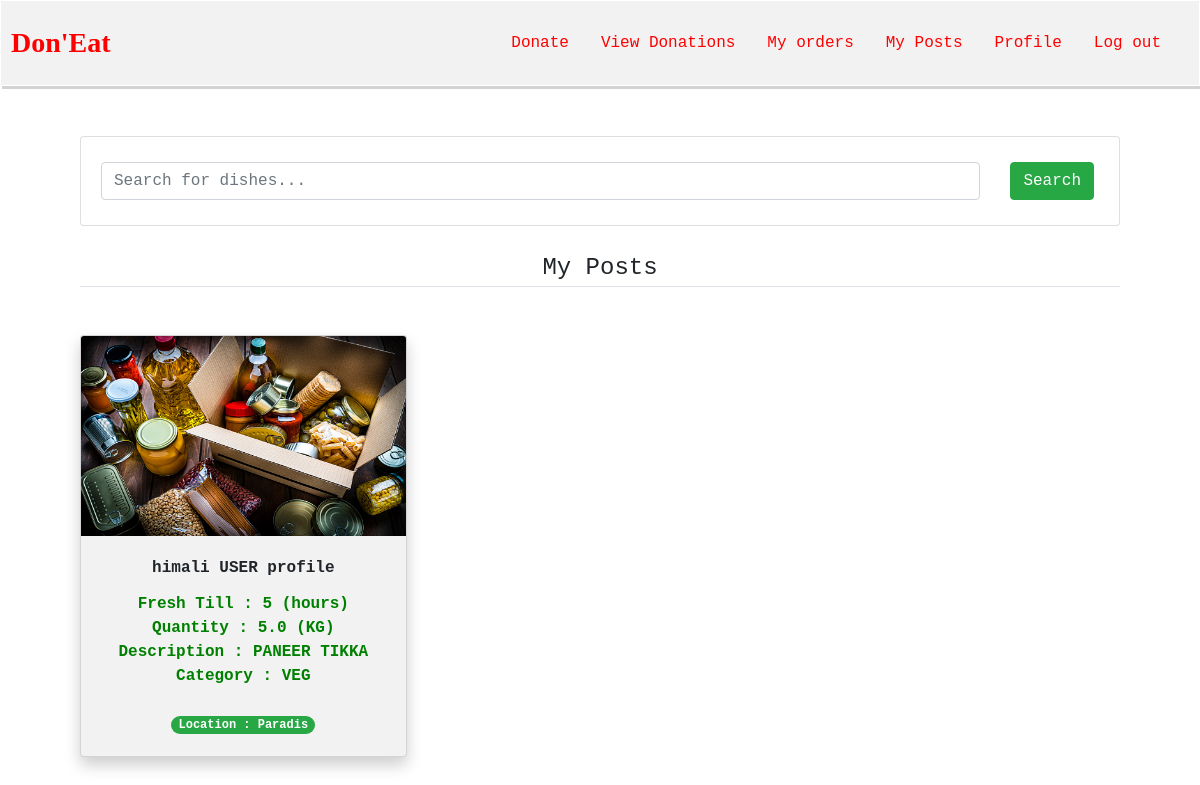
The app's page /myPosts/ (signed in), older data.
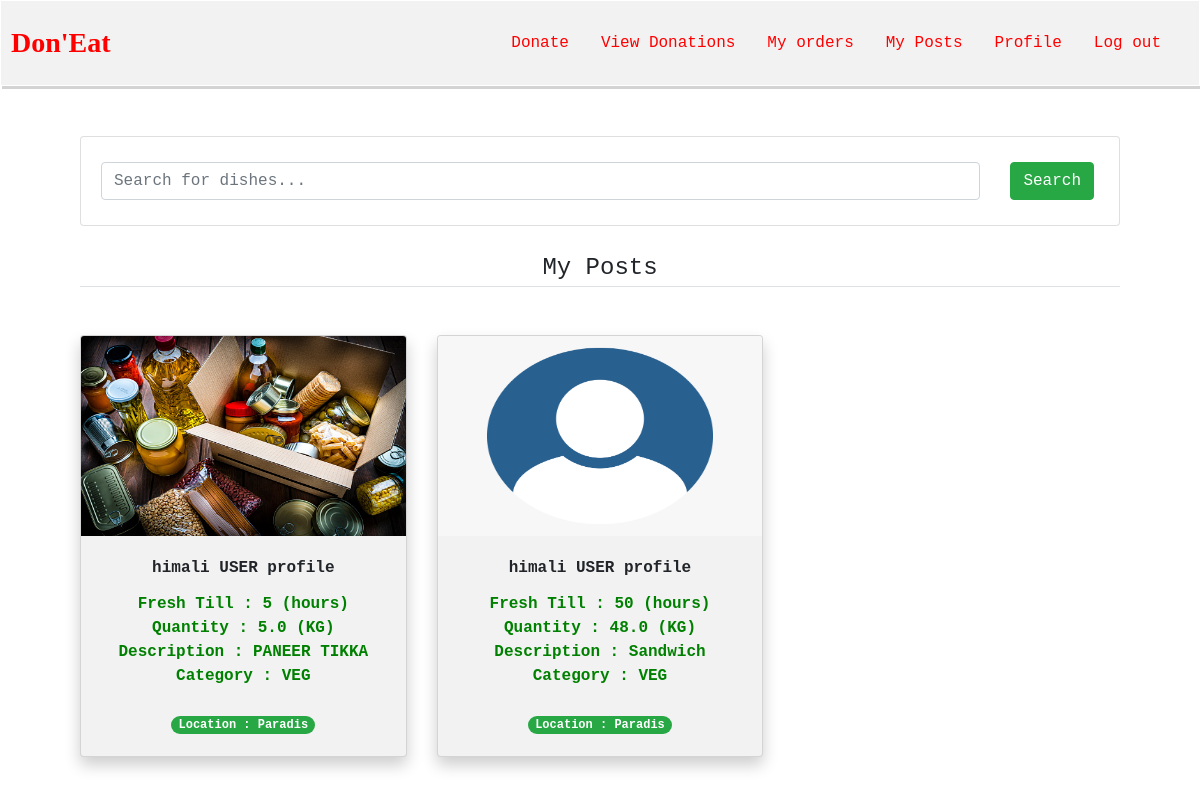
The same page, newer data.
### posts/models.py (models this page shows, shortened)
class Item(models.Model):
    posting_organization = models.ForeignKey(ProfileModel,on_delete=models.CASCADE,null=True,related_name = 'posting_organization')
    ordering_organization = models.ForeignKey(ProfileModel,on_delete=models.CASCADE,null=True,related_name = 'ordering_organization')
    isOrdered = models.BooleanField(default=False,null=True)
    isDelivered = models.BooleanField(default=False,null=True)
    isQualityOK = models.BooleanField(default=False,null=True)
    isQuantityOK = models.BooleanField(default=False,null=True)
    description = models.CharField(max_length=100)
    quantity = models.FloatField()
    category = models.CharField(choices=CATEGORY_CHOICES, default='VEG',null=True,max_length=100)
    image = models.ImageField(default='default.png',upload_to='profile_pics')
    freshTill = models.IntegerField(default=0)
    walletPublicAddress = models.CharField(max_length=50,null=True,default=0)
    deliveredBy = models.ForeignKey(ProfileModel,on_delete=models.CASCADE,null=True,related_name = 'deliveredBy')
    isChecked = models.BooleanField(default=False,null=True)

### users/models.py (models this page shows)
class ProfileModel(models.Model):
    user = models.OneToOneField(User,on_delete=models.CASCADE)
    category = models.CharField(choices=CATEGORY_CHOICES, default='USER',null=True,max_length=100)
    image = models.ImageField(default='default.png',upload_to='profile_pics')
    instituteName = models.CharField(max_length=100,null=True)
    instituteType = models.CharField(choices=ORG_CHOICES, default='Others',null=True,max_length=100)
    location = models.CharField(max_length=100,null=True)
    acceptanceRate = models.FloatField(null=True,default=0)
    walletPublicAddress = models.CharField(max_length=50,null=True,default=0)
    def __str__(self):
        return f'{self.user.username} {self.category} profile'

### posts/views.py (the view)
# urls.py: path('myPosts/', posts_views.myPosts, name='myPosts'),
@login_required
def myPosts(request):
    ob = ProfileModel.objects.get(user=request.user)
    role = ob.category
    item_objects = Item.objects.all()
    org = ProfileModel.objects.get(user=request.user)
    item_objects = item_objects.filter(posting_organization=org)
    '''#adding search functionality
    if item_name != '' and item_name is not None:
        item_objects = item_objects.filter(title__icontains=item_name)

    #adding pagination
    paginator = Paginator(item_objects,6)
    page = request.GET.get('page')
    item_objects = paginator.get_page(page)'''
    return render(request, 'posts/myPosts.html', {'item_objects': item_objects,'role':role})

### posts/templates/posts/myPosts.html (shortened to what this page needs)
{% extends 'posts/base.html' %}
{% block body %}
    <div class="container">
    <div class="row">
        <div class="col-md-12">
            <form class="card card-sm">
                <div class="card-body row no-gutters align-items-center">
                    <div style="padding-right: 25px;" class="col">
                        <input type="search" name="item_name" placeholder="Search for dishes..." class="form-control form-control-borderless">
                    </div>
                    <div class="col-auto">
                        <button class="btn btn-success" type="submit"> Search </button>
                    </div>
                </div>
            </form>
        </div>
    </div>
    <br>
    <legend class="border-bottom mb-4" style="text-align: center;"> My Posts </legend>
     <br>
    <div class="row">
        {%  for item in item_objects %}
        <div class="col-md-6 col-sm-6 col-lg-4 col-xs-6">
            <div class="card index-card">
                <img height="200px" width="300px" src="{{ item.image.url }}" class="card-img-top">
                <div class="card-body">
                    <div id="name{{ item.id }}" class="card-title">
                        {{ item.posting_organization }}
                    </div>
                    <div class="card-text">
                        <span id="price{{ item.id }}">  Fresh Till : {{ item.freshTill }} (hours) </span> <br>
                        <span id="price{{ item.id }}">  Quantity : {{ item.quantity }} (KG)</span> <br>
                        <span id="price{{ item.id }}">  Description : {{ item.description }} </span> <br>
                        <span id="price{{ item.id }}">  Category : {{ item.category }} </span> <br>
                        <br>
                                    <span class="badge badge-pill badge-success"> Location : {{ item.posting_organization.location }} </span>
                    </div>
                </div>
            </div>
        <br>
        </div>
        {% endfor %}
    </div>
    </div>
{% endblock %}

### posts/templates/posts/base.html (shortened to what this page needs)
{% load static %}
{% load crispy_forms_tags %}
<!DOCTYPE html>
<html lang="en">
<head>
  <link rel="stylesheet" href="https://stackpath.bootstrapcdn.com/bootstrap/4.3.1/css/bootstrap.min.css">
    <link rel="stylesheet" href="{% static 'posts/style.css' %}">
</head>
<body>
     <nav class="navbar nvb navbar-fixed-top">
        <a href="#" class="navbar-brand"> Don'Eat </a>
        <div class="navbar">
            {% if user.is_authenticated %}
            {% if role == 'DELIVERY' %}
            <a href="{% url 'pendingDeliveries' %}" class="nav-item nav-link"> Pending Deliveries </a>
            <a href="{% url 'myDeliveries' %}" class="nav-item nav-link"> My Deliveries </a>
            <a href="{% url 'profile' %}" class="nav-item nav-link"> Profile </a>
                <a href="{% url 'logout' %}"  class="nav-item nav-link"> Log out </a>
            {% else %}
            <a href="{% url 'donate' %}" class="nav-item nav-link"> Donate </a>
            <a href="{% url 'index' %}" class="nav-item nav-link"> View Donations</a>
            <a href="{% url 'myOrders' %}" class="nav-item nav-link">My orders</a>
            <a href="{% url 'myPosts' %}" class="nav-item nav-link">My Posts</a>
            <a href="{% url 'profile' %}" class="nav-item nav-link"> Profile </a>
                <a href="{% url 'logout' %}"  class="nav-item nav-link"> Log out </a>
            {% endif %}
                {% else  %}
                <a href="{% url 'register' %}" class="nav-item nav-link"> Register </a>
                <a href="{% url 'login' %}"  class="nav-item nav-link"> Log In </a>
            {% endif %}
        </div>
    </nav>
    {% block body %}
    {% endblock %}
</body>
</html>

### posts/static/posts/style.css (style rules this page uses)
body { font-family: Tahoma, monospace; }
.navbar { background-color: #f2f2f2; padding: 12px; }
.nav-item { color: red; font-size: 16px; }
.navbar-brand { color: red; font-size: 28px; font-family: fantasy; font-weight: bolder; }
.nvb { border: 1px solid white; padding: 10px; box-shadow: 2px 3px lightgray; }
.container { padding: 50px; }
.card-text { color: green; font-weight: bolder; }
.card-title { font-weight: bolder; }
.btn { margin: 5px; }
.card-img-top { transition: transform .2s; }
.index-card { box-shadow: 0 4px 8px 0 rgba(0,0,0,0.2); transition: 0.3s; background-color: #f2f2f2; }
.index-card,.detail-card,.review:hover { box-shadow: 0 8px 16px 0 rgba(0,0,0,0.2); }
.card-body { text-align: center; }

Row changes from the older to the newer data that the page shows:
added Item: image (placeholder picture), posting_organization "himali USER profile", freshTill "50", quantity "48.0", description "Sandwich", category "VEG", posting_organization.location "Paradis"
